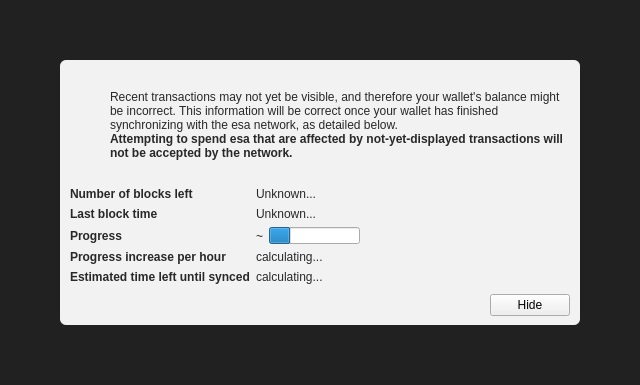
<?xml version="1.0" encoding="UTF-8"?>
<ui version="4.0">
 <class>ModalOverlay</class>
 <widget class="ModalOverlay" name="ModalOverlay">
  <property name="geometry">
   <rect>
    <x>0</x>
    <y>0</y>
    <width>640</width>
    <height>385</height>
   </rect>
  </property>
  <property name="windowTitle">
   <string>Form</string>
  </property>
  <layout class="QVBoxLayout" name="verticalLayout" stretch="0">
   <property name="sizeConstraint">
    <enum>QLayout::SetDefaultConstraint</enum>
   </property>
   <property name="leftMargin">
    <number>0</number>
   </property>
   <property name="topMargin">
    <number>0</number>
   </property>
   <property name="rightMargin">
    <number>0</number>
   </property>
   <property name="bottomMargin">
    <number>0</number>
   </property>
   <item>
    <widget class="QWidget" name="bgWidget" native="true">
     <property name="styleSheet">
      <string notr="true">#bgWidget { background: rgba(0,0,0,220); }</string>
     </property>
     <layout class="QVBoxLayout" name="verticalLayoutMain" stretch="1">
      <property name="leftMargin">
       <number>60</number>
      </property>
      <property name="topMargin">
       <number>60</number>
      </property>
      <property name="rightMargin">
       <number>60</number>
      </property>
      <property name="bottomMargin">
       <number>60</number>
      </property>
      <item>
       <widget class="QWidget" name="contentWidget" native="true">
        <property name="styleSheet">
         <string notr="true">#contentWidget { background: rgba(255,255,255,240); border-radius: 6px; }

QLabel { color: rgb(40,40,40);  }</string>
        </property>
        <layout class="QVBoxLayout" name="verticalLayoutSub" stretch="1,0,0,0">
         <property name="spacing">
          <number>0</number>
         </property>
         <property name="leftMargin">
          <number>10</number>
         </property>
         <property name="topMargin">
          <number>10</number>
         </property>
         <property name="rightMargin">
          <number>10</number>
         </property>
         <property name="bottomMargin">
          <number>10</number>
         </property>
         <item>
          <layout class="QHBoxLayout" name="horizontalLayoutIconText" stretch="0,1">
           <property name="topMargin">
            <number>20</number>
           </property>
           <item>
            <layout class="QVBoxLayout" name="verticalLayoutIcon">
             <property name="leftMargin">
              <number>0</number>
             </property>
             <item>
              <widget class="QPushButton" name="warningIcon">
               <property name="enabled">
                <bool>false</bool>
               </property>
               <property name="text">
                <string/>
               </property>
               <property name="icon">
                <iconset>
                 <normaloff>:/icons/warning</normaloff>
                 <disabledoff>:/icons/warning</disabledoff>:/icons/warning</iconset>
               </property>
               <property name="iconSize">
                <size>
                 <width>48</width>
                 <height>48</height>
                </size>
               </property>
               <property name="flat">
                <bool>true</bool>
               </property>
              </widget>
             </item>
             <item>
              <spacer name="verticalSpacerWarningIcon">
               <property name="orientation">
                <enum>Qt::Vertical</enum>
               </property>
               <property name="sizeHint" stdset="0">
                <size>
                 <width>20</width>
                 <height>40</height>
                </size>
               </property>
              </spacer>
             </item>
            </layout>
           </item>
           <item>
            <layout class="QVBoxLayout" name="verticalLayoutInfoText">
             <property name="leftMargin">
              <number>0</number>
             </property>
             <property name="topMargin">
              <number>0</number>
             </property>
             <item>
              <widget class="QLabel" name="infoText">
               <property name="text">
                <string>Recent transactions may not yet be visible, and therefore your wallet's balance might be incorrect. This information will be correct once your wallet has finished synchronizing with the esa network, as detailed below.</string>
               </property>
               <property name="textFormat">
                <enum>Qt::RichText</enum>
               </property>
               <property name="wordWrap">
                <bool>true</bool>
               </property>
              </widget>
             </item>
             <item>
              <widget class="QLabel" name="infoTextStrong">
               <property name="font">
                <font>
                 <weight>75</weight>
                 <bold>true</bold>
                </font>
               </property>
               <property name="text">
                <string>Attempting to spend esa that are affected by not-yet-displayed transactions will not be accepted by the network.</string>
               </property>
               <property name="textFormat">
                <enum>Qt::RichText</enum>
               </property>
               <property name="wordWrap">
                <bool>true</bool>
               </property>
              </widget>
             </item>
             <item>
              <spacer name="verticalSpacerInTextSpace">
               <property name="orientation">
                <enum>Qt::Vertical</enum>
               </property>
               <property name="sizeHint" stdset="0">
                <size>
                 <width>20</width>
                 <height>40</height>
                </size>
               </property>
              </spacer>
             </item>
            </layout>
           </item>
          </layout>
         </item>
         <item>
          <spacer name="verticalSpacerAfterText">
           <property name="orientation">
            <enum>Qt::Vertical</enum>
           </property>
           <property name="sizeHint" stdset="0">
            <size>
             <width>20</width>
             <height>40</height>
            </size>
           </property>
          </spacer>
         </item>
         <item>
          <layout class="QFormLayout" name="formLayout">
           <property name="fieldGrowthPolicy">
            <enum>QFormLayout::FieldsStayAtSizeHint</enum>
           </property>
           <property name="horizontalSpacing">
            <number>6</number>
           </property>
           <property name="verticalSpacing">
            <number>6</number>
           </property>
           <property name="topMargin">
            <number>10</number>
           </property>
           <item row="0" column="0">
            <widget class="QLabel" name="labelNumberOfBlocksLeft">
             <property name="font">
              <font>
               <weight>75</weight>
               <bold>true</bold>
              </font>
             </property>
             <property name="text">
              <string>Number of blocks left</string>
             </property>
            </widget>
           </item>
           <item row="0" column="1">
            <widget class="QLabel" name="numberOfBlocksLeft">
             <property name="text">
              <string>Unknown...</string>
             </property>
            </widget>
           </item>
           <item row="1" column="0">
            <widget class="QLabel" name="labelLastBlockTime">
             <property name="font">
              <font>
               <weight>75</weight>
               <bold>true</bold>
              </font>
             </property>
             <property name="text">
              <string>Last block time</string>
             </property>
            </widget>
           </item>
           <item row="1" column="1">
            <widget class="QLabel" name="newestBlockDate">
             <property name="sizePolicy">
              <sizepolicy hsizetype="Maximum" vsizetype="Preferred">
               <horstretch>0</horstretch>
               <verstretch>0</verstretch>
              </sizepolicy>
             </property>
             <property name="text">
              <string>Unknown...</string>
             </property>
            </widget>
           </item>
           <item row="2" column="0">
            <widget class="QLabel" name="labelSyncDone">
             <property name="font">
              <font>
               <weight>75</weight>
               <bold>true</bold>
              </font>
             </property>
             <property name="text">
              <string>Progress</string>
             </property>
            </widget>
           </item>
           <item row="2" column="1">
            <layout class="QHBoxLayout" name="horizontalLayoutSync" stretch="0,1">
             <item>
              <widget class="QLabel" name="percentageProgress">
               <property name="text">
                <string notr="true">~</string>
               </property>
              </widget>
             </item>
             <item>
              <widget class="QProgressBar" name="progressBar">
               <property name="value">
                <number>24</number>
               </property>
               <property name="format">
                <string/>
               </property>
              </widget>
             </item>
            </layout>
           </item>
           <item row="4" column="0">
            <widget class="QLabel" name="labelProgressIncrease">
             <property name="font">
              <font>
               <weight>75</weight>
               <bold>true</bold>
              </font>
             </property>
             <property name="text">
              <string>Progress increase per hour</string>
             </property>
            </widget>
           </item>
           <item row="4" column="1">
            <widget class="QLabel" name="progressIncreasePerH">
             <property name="text">
              <string>calculating...</string>
             </property>
            </widget>
           </item>
           <item row="5" column="0">
            <widget class="QLabel" name="labelEstimatedTimeLeft">
             <property name="font">
              <font>
               <weight>75</weight>
               <bold>true</bold>
              </font>
             </property>
             <property name="text">
              <string>Estimated time left until synced</string>
             </property>
            </widget>
           </item>
           <item row="5" column="1">
            <widget class="QLabel" name="expectedTimeLeft">
             <property name="text">
              <string>calculating...</string>
             </property>
            </widget>
           </item>
          </layout>
         </item>
         <item>
          <layout class="QHBoxLayout" name="horizontalLayoutButtons">
           <property name="leftMargin">
            <number>10</number>
           </property>
           <property name="topMargin">
            <number>10</number>
           </property>
           <item>
            <spacer name="horizontalSpacer">
             <property name="orientation">
              <enum>Qt::Horizontal</enum>
             </property>
             <property name="sizeHint" stdset="0">
              <size>
               <width>40</width>
               <height>20</height>
              </size>
             </property>
            </spacer>
           </item>
           <item>
            <widget class="QPushButton" name="closeButton">
             <property name="text">
              <string>Hide</string>
             </property>
            </widget>
           </item>
          </layout>
         </item>
        </layout>
       </widget>
      </item>
     </layout>
    </widget>
   </item>
  </layout>
 </widget>
 <customwidgets>
  <customwidget>
   <class>ModalOverlay</class>
   <extends>QWidget</extends>
   <header>modaloverlay.h</header>
   <container>1</container>
  </customwidget>
 </customwidgets>
 <resources/>
 <connections/>
</ui>
